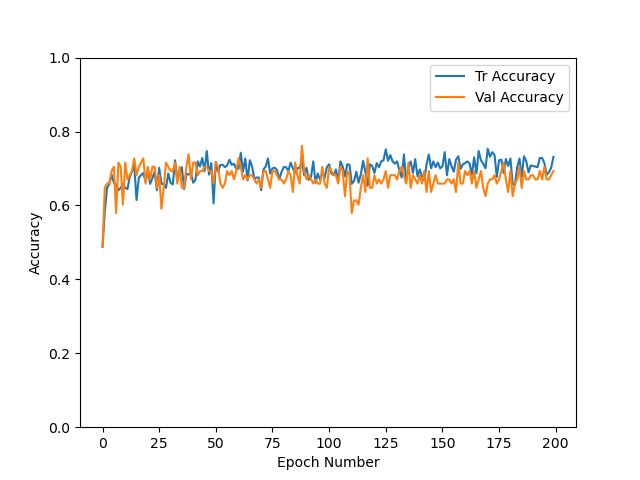
#> input picture data_accuracy_curve.png, 640 x 480 px; its folder holds only this picture in this run
$ python Transform.py
#> lines starting #> are read from the running program, lines starting #| are printed output that depends on the picture
# -*- coding: UTF-8 -*-

import glob
import os
from PIL import Image

output_path = 'output'  # 输出文件夹名称

img_list = []
img_list.extend(glob.glob('*.png'))  # 所有png图片的路径

#print(img_list)  # 打印查看是否遍历所有图片

for img_path in img_list:
    img_name = os.path.splitext(img_path)[0]  # 获取不加后缀名的文件名
    print(img_name)  # 打印查看文件名
    im = Image.open(img_path)
#> im is the input picture: PIL image 640x480 RGBA; mean R, G, B, A 249.6, 248.7, 247.6, 255
    im = im.convert("RGB")  # 把PNG格式转换成的四通道转成RGB的三通道
#> im: PIL image 640x480 RGB
    im_rotate = im.rotate(180, expand=True)  # 逆时针旋转90度,expand=1表示原图直接旋转
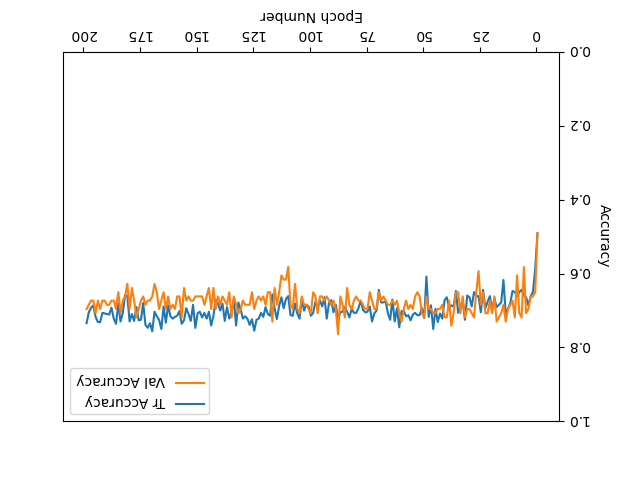
#> im_rotate: PIL image 640x480 RGB; mean R, G, B 249.6, 248.7, 247.6
    # 判断输出文件夹是否已存在，不存在则创建。
    folder = os.path.exists(output_path)
    if not folder:
        os.makedirs(output_path)
    # 把旋转后的图片存入输出文件夹
    im_rotate.save(output_path + '/' + img_name+'_rotated_180'+'.png')

print('所有图片均已旋转完毕，并存入输出文件夹')

$ run again, on data_loss_curve.png
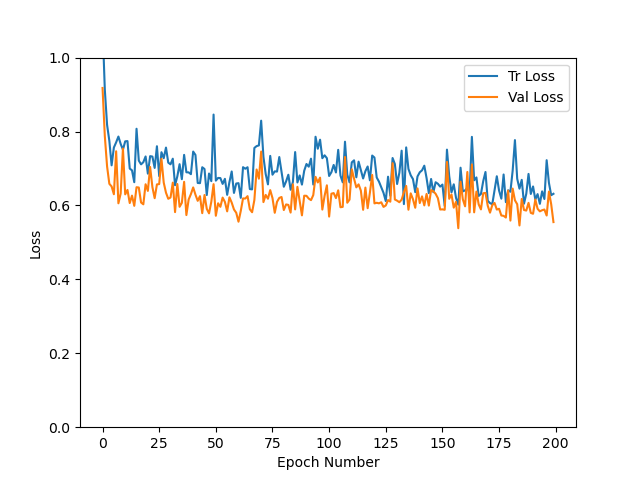
#> input picture data_loss_curve.png, 640 x 480 px
#> im is the input picture: PIL image 640x480 RGBA; mean R, G, B, A 248, 247.3, 246.4, 255
#> im: PIL image 640x480 RGB
#> `im_rotate = im.rotate(180, expand=True)`:
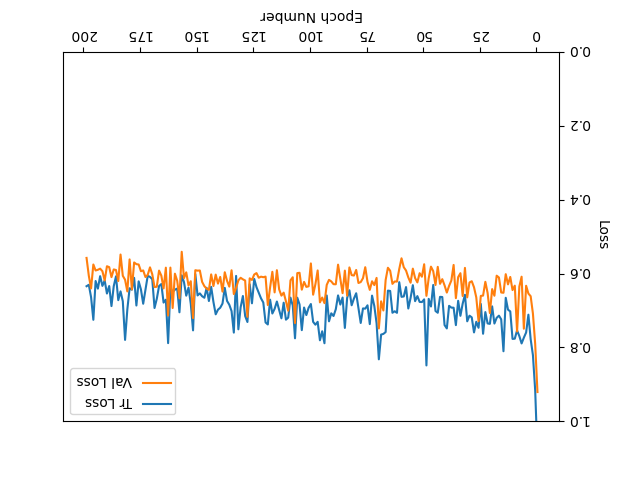
#> im_rotate: PIL image 640x480 RGB; mean R, G, B 248, 247.3, 246.4
